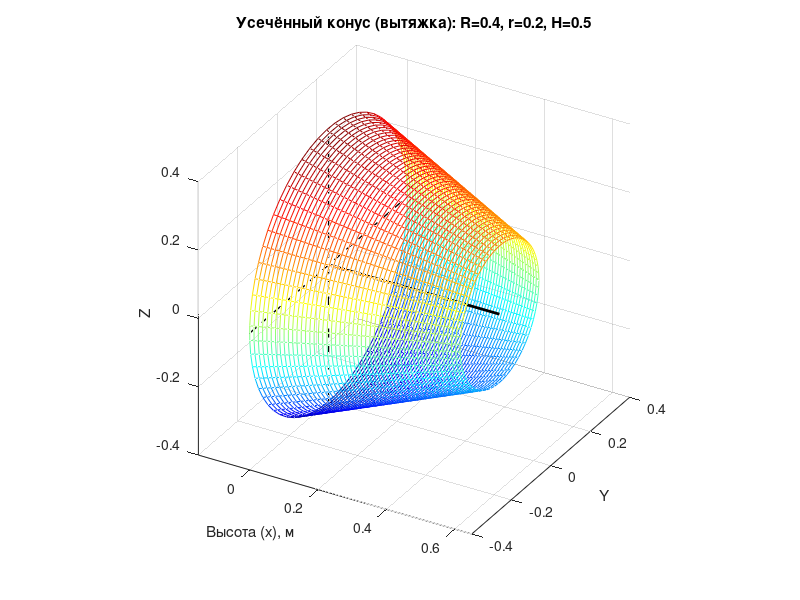

Write the MATLAB code that produced this figure.
% =============================================
% ВИЗУАЛИЗАЦИЯ УСЕЧЁННОГО КОНУСА (КУХОННОЙ ВЫТЯЖКИ)
% =============================================

clear; clc; close all;

% ========== Параметры усечённого конуса ==========
R = 0.4;   % радиус нижнего основания (метры)
r = 0.2;   % радиус верхнего основания
H = 0.5;   % высота (метры)

% ========== Функция образующей ==========
% y = f(x) = R - ((R - r)/H)*x
f = @(x) R - ((R - r)/H).*x;

% ========== Генерация точек для визуализации ==========
x = linspace(0, H, 50);    % 50 точек по высоте
y = f(x);                  % радиусы на каждом уровне

% ========== Создание сетки для поверхности вращения ==========
theta = linspace(0, 2*pi, 60);  % углы поворота (в радианах)
[X, Theta] = meshgrid(x, theta);

% Радиус на каждом уровне — y(x)
Y = f(X);  % радиус как функция x

% Координаты поверхности в 3D:
X_surf = X;
Y_surf = Y .* cos(Theta);
Z_surf = Y .* sin(Theta);

% ========== Визуализация ==========
figure('Position', [100, 100, 800, 600]);
mesh(X_surf, Y_surf, Z_surf, 'EdgeColor', 'blue', 'FaceColor', 'none');
hold on;

% Добавим оси для наглядности
plot3([0, H], [0, 0], [0, 0], 'k-', 'LineWidth', 2); % ось X
plot3([0, 0], [-R, R], [0, 0], 'k--', 'LineWidth', 1); % ось Y
plot3([0, 0], [0, 0], [-R, R], 'k--', 'LineWidth', 1); % ось Z

% Подписи осей
xlabel('Высота (x), м');
ylabel('Y');
zlabel('Z');
title(['Усечённый конус (вытяжка): R=', num2str(R), ', r=', num2str(r), ', H=', num2str(H)]);
axis equal;
view(30, 30);  % угол обзора
grid on;
shading interp;
colormap jet;

% ========== Вычисление площади боковой поверхности ==========
l = sqrt(H^2 + (R - r)^2);  % длина образующей
S_lateral = pi * (R + r) * l;

fprintf('\n=== Результаты ===\n');
fprintf('Радиус нижнего основания R = %.2f м\n', R);
fprintf('Радиус верхнего основания r = %.2f м\n', r);
fprintf('Высота H = %.2f м\n', H);
fprintf('Длина образующей l = %.4f м\n', l);
fprintf('Площадь боковой поверхности S = %.4f м²\n', S_lateral);
